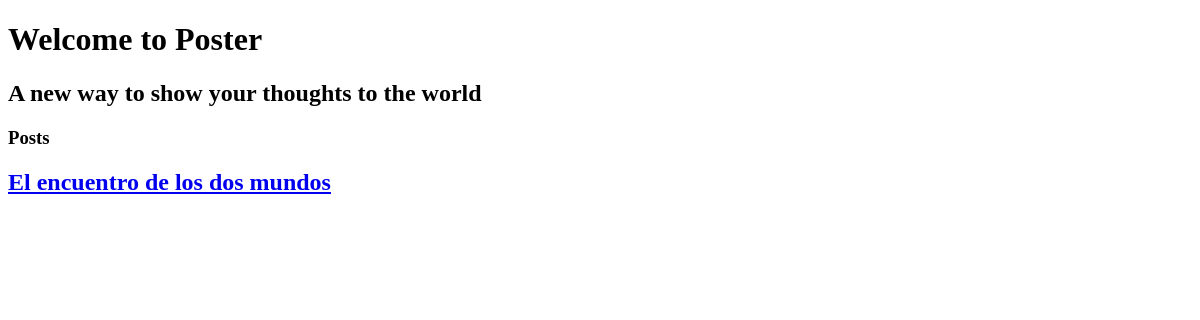
Before: / with the older database file.
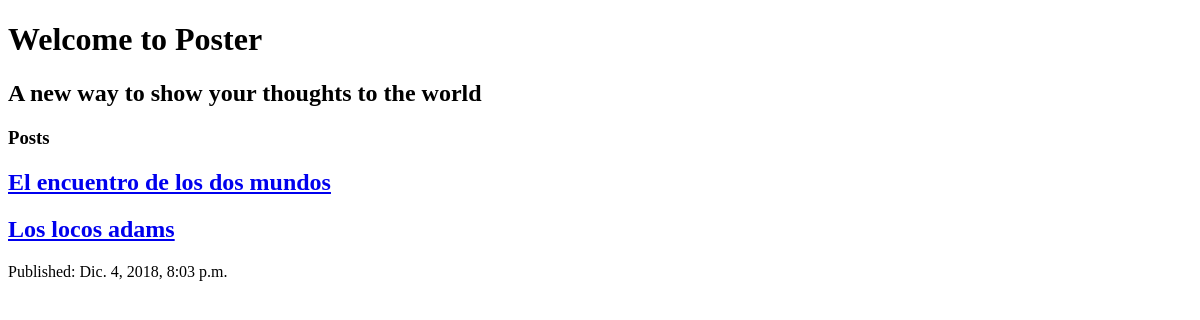
After: the same page with the newer database file.
### blog/models.py (models this page shows, shortened)
class Post(models.Model):
    author = models.ForeignKey('auth.User', on_delete=models.CASCADE)
    title = models.CharField(max_length=200)
    text = models.TextField()
    created_date = models.DateTimeField(default=timezone.now)
    published_date = models.DateTimeField(blank=True, null=True)

### blog/views.py (the view)
# urls.py: url(r'', views.post_list, name='post_list')
def post_list(request):
    posts = Post.objects.all()
    return render(request, 'blog/post_list.html', {'posts': posts})

### blog/templates/blog/post_list.html (shortened to what this page needs)
{% extends 'base.html' %}
{% block content %}
<h1>Welcome to Poster</h1>
<h2>A new way to show your thoughts to the world</h2>
<h3>Posts</h3>
{% for post in posts %}
<h2><a href="#">{{ post.title }}</a></h2>
{% if post.published_date %}
<p>Published: {{ post.published_date }}</p>
{% endif %}
{% endfor %}
{% endblock %}

### templates/base.html (shortened to what this page needs)
<!DOCTYPE html>
<html lang="es">
<head>
</head>
{% block content %}
{% endblock %}
</html>

Changed rows visible on the page:
added Post: title "Los locos adams", published_date "Dic. 4, 2018, 8:03 p.m."
